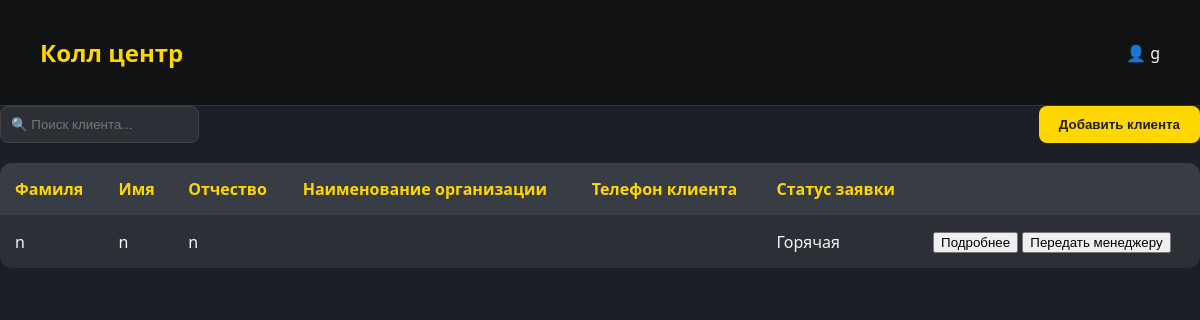
The page /call_center/ (signed in) on the database as committed earlier.
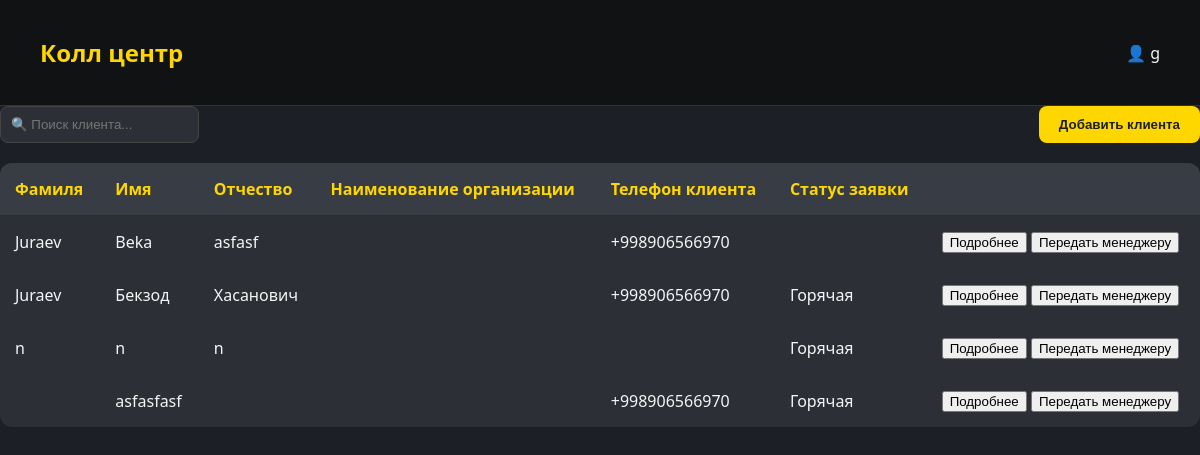
The same page on the database as committed later.
### backend/models.py (models this page shows)
class Orders(models.Model):
    Stage_CHOICES = [
        ("marketing", "Соц. маркетинг"),
        ("call_center", "Колл-центр"),
        ("manager", "Менеджер"),
        ("design", "Проектирование"),
        ("technologist", "Технолог"),
        ("manager_2", "Менеджер_2"),
        ("accounting", "Бухгалтерия"),
        ("warehouse", "Склад"),
        ("manufacturing", "Производство"),
        ("accounting_2", "Бухгалтерия_2"),
        ("delivery", "Доставка"),
        ("installation", "Установка"),
        ("quality_control", "Контроль качества"),
        ("finished", "Завершён"),
        ("archive", "Архив"),
        ("failed", "fail")
    ]
    Stage_pod_CHOICES = [
        ("rezka", "Резка"),
        ("svarka", "Сварка"),
        ("fill", "Покраска"),
        ("print", "Печать"),
        ('sborka',"Сборка"),
        ('ready','Готово')
    ]
    vstrecha_choice = [
        ("viezd", "Выезд"),
        ("priezd", "Приезд"),
    ]
    zayavki_choice = [
        ("hot", "Горячая"),
        ("cool", "Холодная"),
    ]
    client=models.ForeignKey(Clients, on_delete=models.CASCADE, related_name='clients_order',null=True)
    call_center = models.ForeignKey(
        'Profile', on_delete=models.CASCADE, related_name='call_center_profile', verbose_name="Профиль",blank=True,null=True
    )
    order_name=models.CharField(max_length=100,null=True)
    vstrecha=models.CharField(max_length=20, choices=vstrecha_choice,null=True)
    zayavki = models.CharField(max_length=20, choices=zayavki_choice, null=True)
    order_sum=models.DecimalField(max_digits=10, decimal_places=2,default=0)
    order_predoplata=models.DecimalField(max_digits=10, decimal_places=2,default=0)
    description=models.TextField()
    description_design = models.TextField()
    check_design=models.BooleanField(default=False)
    catigories = models.CharField(max_length=50)
    razmer=models.CharField(max_length=50)
    latitude = models.FloatField(blank=True, null=True, default=0)
    longitude = models.FloatField(blank=True, null=True, default=0)
    tz=models.FileField(blank=True, upload_to='pictures/')
    design=models.FileField(blank=True, upload_to='pictures/')
    stage = models.CharField(max_length=20, choices=Stage_CHOICES,default='manager')
    add_order=models.DateField(null=True)
    complete_order=models.DateField(null=True)
    rezka=models.BooleanField(default=False)
    svarka=models.BooleanField(default=False)
    fill=models.BooleanField(default=False)
    print=models.BooleanField(default=False)
    sborka = models.BooleanField(default=False)
    stage_pod=models.CharField(max_length=20, choices=Stage_pod_CHOICES,default="rezka")
    payment_data=models.DateField(null=True)
    complete_date=models.DateField(null=True)
    fail_date = models.DateField(null=True)
    by_who_fail=models.CharField(max_length=50,null=True,blank=True)
    fail=models.CharField(max_length=255,null=True)
    full_pay=models.BooleanField(default=False)

class Clients(models.Model):
    Social_CHOICES = [
        ("social", "Социальные сети"),
        ("cold_calls", "Холодные звонки"),
        ("word_of_mouth", "Сарафанное радио"),
    ]
    CLIENT_TYPE_CHOICES = [
        ('INDIVIDUAL', 'Физическое лицо'),
        ('LEGAL_ENTITY', 'Юридическое лицо'),
    ]
    social = models.CharField(max_length=20, choices=Social_CHOICES)
    client_type = models.CharField(
        max_length=20,
        choices=CLIENT_TYPE_CHOICES,
    )
    phone = PhoneNumberField()
    created_at = models.DateField(auto_now_add=True,null=True)
    name = models.CharField(max_length=200, null=True, blank=True, default=None)
    lastname = models.CharField(max_length=200, null=True, blank=True, default=None)
    middle_name = models.CharField(max_length=200, null=True, blank=True, default=None)
    adress = models.CharField(max_length=200, null=True, blank=True, default=None)
    company_name=models.CharField(max_length=200, null=True, blank=True, default=None)
    inn = models.CharField(max_length=12,null=True, blank=True, default=None)
    account=models.IntegerField(blank=True,null=True,default=None)
    mfo = models.IntegerField(blank=True, null=True, default=None)
    active=models.BooleanField(default=False)

### backend/views.py (the view, shortened to what this page needs)
# urls.py: path('call_center/',views.Call_center.as_view(),name='call_center'),
class Call_center(LoginRequiredMixin,TemplateView):
   template_name = 'call_center.html'
   login_url = reverse_lazy('login')
   def get_context_data(self, *, object_list=None, **kwargs):
      context = super().get_context_data(**kwargs)
      context['order']=Orders.objects.filter(stage='call_center').order_by('-id')
      return context

### backend/templates/call_center.html (shortened to what this page needs)
{% if request.user.profile.approve %}
<!DOCTYPE html>
<html lang="ru">
<head>
</head>
<body>
  <header>
    <h1 onclick="window.location.href='{% url 'dashboard' %}'" style="cursor: pointer;">Колл центр</h1>
    <div>👤 {{request.user.profile.name}}</div>
  </header>
    <div class="top-bar">
     <form action="" method="GET">
      <input type="text" name="search"  id="clientSearchInput" placeholder="🔍 Поиск клиента...">
       </form>
        <button onclick="window.location.href='{% url 'call_center_add' %}'">Добавить клиента</button>
    </div>
     <div id="individual-fields">
    <table id="clientTable">
      <thead>
        <tr>
          <th>Фамиля</th>
          <th>Имя</th>
          <th>Отчество</th>
          <th>Наименование организации</th>
          <th>Телефон клиента</th>
          <th>Статус заявки</th>
          <th></th>
        </tr>
      </thead>
      {% for item in order %}
      <tbody>
        <tr>
          <td>{{item.client.lastname|default:""}}</td>
          {% if item.client.name %}
          <td>{{item.client.name|default:""}}</td>
          {% else %}
          <td>{{item.marketing.client_name|default:""}}</td>
          {% endif %}
           <td>{{item.client.middle_name|default:""}}</td>
           <td>{{item.client.company_name|default:""}}</td>
           <td>
             {% if item.client.phone %}
             {{item.client.phone|default:""}}
             {% else %}
             {{ item.marketing.phone|default:"" }}
             {% endif %}
           </td>
           <td>{{item.get_zayavki_display|default:""}}</td>
            <td><div>
                <button onclick="window.location.href='{% url 'call_cente_detail' item.pk %}'">Подробнее</button>
              {% if item.stage == 'call_center'%}
                <button onclick="openPopup({{item.pk}})">Передать менеджеру</button>
              {% endif %}
            </div></td>
        </tr>
      </tbody>
      {% endfor %}
       </table>
      </div>
</body>
</html>
{% else %}
{% include 'waiting.html' %}
{% endif %}

Rows that differ between the two databases and show on the page:
added Orders: client.lastname "Juraev", client.name "Beka", client.middle_name "asfasf", client.phone "+998906566970"
now on this page (row edited): Orders: client.lastname "Juraev", client.name "Бекзод", client.middle_name "Хасанович", client.phone "+998906566970", zayavki "Горячая"
now on this page (row edited): Orders: client.name "asfasfasf", client.phone "+998906566970", zayavki "Горячая"
